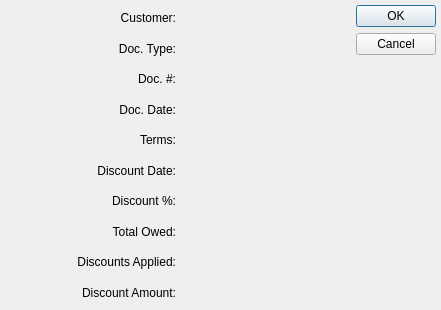
<?xml version="1.0" encoding="UTF-8"?>
<ui version="4.0">
 <comment>This file is part of the xTuple ERP: PostBooks Edition, a free and
open source Enterprise Resource Planning software suite,
Copyright (c) 1999-2019 by OpenMFG LLC, d/b/a xTuple.
It is licensed to you under the Common Public Attribution License
version 1.0, the full text of which (including xTuple-specific Exhibits)
is available at www.xtuple.com/CPAL.  By using this software, you agree
to be bound by its terms.</comment>
 <class>applyARDiscount</class>
 <widget class="QDialog" name="applyARDiscount">
  <property name="geometry">
   <rect>
    <x>0</x>
    <y>0</y>
    <width>441</width>
    <height>310</height>
   </rect>
  </property>
  <property name="windowTitle">
   <string>Apply A/R Discount</string>
  </property>
  <layout class="QGridLayout" name="gridLayout">
   <item row="0" column="0">
    <widget class="QLabel" name="_custLit">
     <property name="text">
      <string>Customer:</string>
     </property>
     <property name="alignment">
      <set>Qt::AlignRight|Qt::AlignTrailing|Qt::AlignVCenter</set>
     </property>
     <property name="buddy">
      <cstring>_cust</cstring>
     </property>
    </widget>
   </item>
   <item row="0" column="1">
    <widget class="QLabel" name="_cust">
     <property name="text">
      <string/>
     </property>
    </widget>
   </item>
   <item row="0" column="2" rowspan="10">
    <widget class="QDialogButtonBox" name="_buttonBox">
     <property name="orientation">
      <enum>Qt::Vertical</enum>
     </property>
     <property name="standardButtons">
      <set>QDialogButtonBox::Cancel|QDialogButtonBox::Ok</set>
     </property>
    </widget>
   </item>
   <item row="1" column="0">
    <widget class="QLabel" name="_doctypeLit">
     <property name="text">
      <string>Doc. Type:</string>
     </property>
     <property name="alignment">
      <set>Qt::AlignRight|Qt::AlignTrailing|Qt::AlignVCenter</set>
     </property>
     <property name="buddy">
      <cstring>_doctype</cstring>
     </property>
    </widget>
   </item>
   <item row="1" column="1">
    <widget class="QLabel" name="_doctype">
     <property name="text">
      <string/>
     </property>
    </widget>
   </item>
   <item row="2" column="0">
    <widget class="QLabel" name="_docnumLit">
     <property name="text">
      <string>Doc. #:</string>
     </property>
     <property name="alignment">
      <set>Qt::AlignRight|Qt::AlignTrailing|Qt::AlignVCenter</set>
     </property>
    </widget>
   </item>
   <item row="2" column="1">
    <widget class="QLabel" name="_docnum">
     <property name="text">
      <string/>
     </property>
    </widget>
   </item>
   <item row="3" column="0">
    <widget class="QLabel" name="_docdateLit">
     <property name="text">
      <string>Doc. Date:</string>
     </property>
     <property name="alignment">
      <set>Qt::AlignRight|Qt::AlignTrailing|Qt::AlignVCenter</set>
     </property>
     <property name="buddy">
      <cstring>_docdate</cstring>
     </property>
    </widget>
   </item>
   <item row="3" column="1">
    <widget class="DLineEdit" name="_docdate">
     <property name="enabled">
      <bool>false</bool>
     </property>
    </widget>
   </item>
   <item row="4" column="0">
    <widget class="QLabel" name="_termsLit">
     <property name="text">
      <string>Terms:</string>
     </property>
     <property name="alignment">
      <set>Qt::AlignRight|Qt::AlignTrailing|Qt::AlignVCenter</set>
     </property>
    </widget>
   </item>
   <item row="4" column="1">
    <widget class="QLabel" name="_terms">
     <property name="text">
      <string/>
     </property>
    </widget>
   </item>
   <item row="5" column="0">
    <widget class="QLabel" name="_discdateLit">
     <property name="text">
      <string>Discount Date:</string>
     </property>
     <property name="alignment">
      <set>Qt::AlignRight|Qt::AlignTrailing|Qt::AlignVCenter</set>
     </property>
     <property name="buddy">
      <cstring>_discdate</cstring>
     </property>
    </widget>
   </item>
   <item row="5" column="1">
    <widget class="DLineEdit" name="_discdate">
     <property name="enabled">
      <bool>false</bool>
     </property>
    </widget>
   </item>
   <item row="6" column="0">
    <widget class="QLabel" name="_discprcntLit">
     <property name="text">
      <string>Discount %:</string>
     </property>
     <property name="alignment">
      <set>Qt::AlignRight|Qt::AlignTrailing|Qt::AlignVCenter</set>
     </property>
    </widget>
   </item>
   <item row="6" column="1">
    <widget class="XLabel" name="_discprcnt">
     <property name="text">
      <string/>
     </property>
    </widget>
   </item>
   <item row="7" column="0">
    <widget class="QLabel" name="_owedLit">
     <property name="text">
      <string>Total Owed:</string>
     </property>
     <property name="alignment">
      <set>Qt::AlignRight|Qt::AlignTrailing|Qt::AlignVCenter</set>
     </property>
    </widget>
   </item>
   <item row="7" column="1">
    <widget class="CurrDisplay" name="_owed"/>
   </item>
   <item row="8" column="0">
    <widget class="QLabel" name="_applieddiscountsLit">
     <property name="text">
      <string>Discounts Applied:</string>
     </property>
     <property name="alignment">
      <set>Qt::AlignRight|Qt::AlignTrailing|Qt::AlignVCenter</set>
     </property>
    </widget>
   </item>
   <item row="8" column="1">
    <widget class="CurrDisplay" name="_applieddiscounts"/>
   </item>
   <item row="9" column="0">
    <widget class="QLabel" name="_targetAmountLit">
     <property name="text">
      <string>Discount Amount:</string>
     </property>
     <property name="alignment">
      <set>Qt::AlignRight|Qt::AlignTrailing|Qt::AlignVCenter</set>
     </property>
     <property name="buddy">
      <cstring>_amount</cstring>
     </property>
    </widget>
   </item>
   <item row="9" column="1">
    <widget class="CurrCluster" name="_amount">
     <property name="currencyEditable" stdset="0">
      <bool>false</bool>
     </property>
    </widget>
   </item>
  </layout>
 </widget>
 <layoutdefault spacing="5" margin="5"/>
 <customwidgets>
  <customwidget>
   <class>CurrCluster</class>
   <extends>CurrDisplay</extends>
   <header>currcluster.h</header>
   <container>1</container>
  </customwidget>
  <customwidget>
   <class>CurrDisplay</class>
   <extends>QWidget</extends>
   <header>currcluster.h</header>
  </customwidget>
  <customwidget>
   <class>DLineEdit</class>
   <extends>QWidget</extends>
   <header>datecluster.h</header>
   <container>1</container>
  </customwidget>
  <customwidget>
   <class>XLabel</class>
   <extends>QLabel</extends>
   <header>xlabel.h</header>
  </customwidget>
 </customwidgets>
 <tabstops>
  <tabstop>_amount</tabstop>
 </tabstops>
 <includes>
  <include location="global">parameter.h</include>
 </includes>
 <resources/>
 <connections>
  <connection>
   <sender>_amount</sender>
   <signal>idChanged(int)</signal>
   <receiver>_owed</receiver>
   <slot>setId(int)</slot>
   <hints>
    <hint type="sourcelabel">
     <x>170</x>
     <y>329</y>
    </hint>
    <hint type="destinationlabel">
     <x>170</x>
     <y>273</y>
    </hint>
   </hints>
  </connection>
  <connection>
   <sender>_amount</sender>
   <signal>effectiveChanged(QDate)</signal>
   <receiver>_owed</receiver>
   <slot>setEffective(QDate)</slot>
   <hints>
    <hint type="sourcelabel">
     <x>170</x>
     <y>329</y>
    </hint>
    <hint type="destinationlabel">
     <x>170</x>
     <y>273</y>
    </hint>
   </hints>
  </connection>
  <connection>
   <sender>_amount</sender>
   <signal>idChanged(int)</signal>
   <receiver>_applieddiscounts</receiver>
   <slot>setId(int)</slot>
   <hints>
    <hint type="sourcelabel">
     <x>170</x>
     <y>329</y>
    </hint>
    <hint type="destinationlabel">
     <x>170</x>
     <y>301</y>
    </hint>
   </hints>
  </connection>
  <connection>
   <sender>_amount</sender>
   <signal>effectiveChanged(QDate)</signal>
   <receiver>_applieddiscounts</receiver>
   <slot>setEffective(QDate)</slot>
   <hints>
    <hint type="sourcelabel">
     <x>170</x>
     <y>329</y>
    </hint>
    <hint type="destinationlabel">
     <x>170</x>
     <y>301</y>
    </hint>
   </hints>
  </connection>
 </connections>
</ui>
